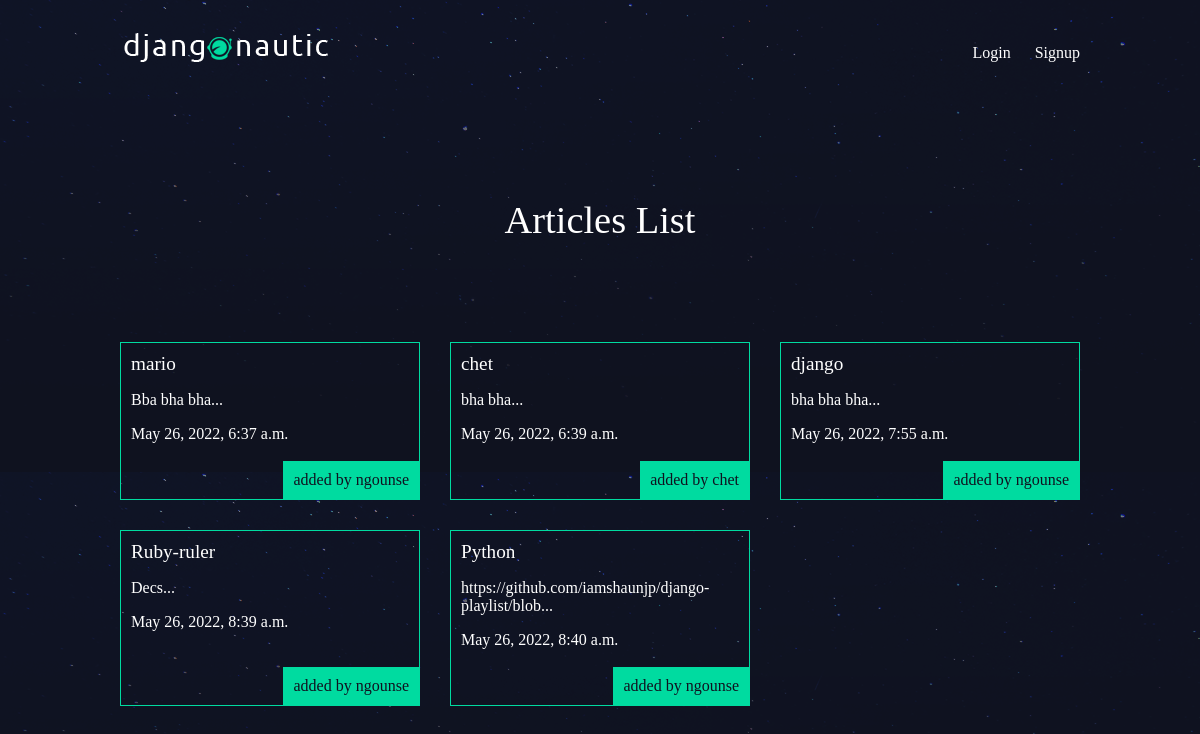
The app's page /articles/ with its own data.
### articles/models.py (models this page shows, shortened)
class Article(models.Model):
    title = models.CharField(max_length=100)
    slug = models.SlugField()
    body = models.TextField()
    date = models.DateTimeField(auto_now_add=True)
    thumb = models.ImageField(default='default.png', blank=True)
    author = models.ForeignKey(User, default=None, on_delete=models.CASCADE)
    def snippet(self):
        return self.body[:50] + '...'

### articles/views.py (the view)
# urls.py: path('', views.article_list, name="list"),
def article_list(request):
    articles = Article.objects.all().order_by('date')
    return render(request, 'articles/article_list.html' ,{'articles' : articles})

### articles/templates/articles/article_list.html
{% extends 'base_layout.html' %} {% block content%}
<h1>Articles List</h1>
<div class="articles">
  {% for article in articles %}
  <div class="article">
    <h2>
      <a href="{% url 'articles:detail' slug=article.slug %}"
        >{{ article.title }}</a
      >
    </h2>
    <p>{{ article.snippet }}</p>
    <p>{{ article.date }}</p>
    <p class="author">added by {{ article.author.username }}</p>
  </div>
  {% endfor %}
</div>
{% endblock %}

### templates/base_layout.html (shortened to what this page needs)
{% load static %}
<!DOCTYPE html>
<html>
  <head>
    <link rel="stylesheet" href="{% static 'css/styles.css' %}" />
  </head>
  <body>
    <header class="wrapper">
      <h1>
        <a href="{% url 'home' %}"
          ><img src="{% static 'logo.png' %}" alt="djangonautic"
        /></a>
      </h1>
      <nav>
        <ul>
          {% if user.is_authenticated %}
          <li>
            <form
              class="logout-link"
              action="{% url 'accounts:logout' %}"
              method="post"
            >
              {% csrf_token %}
              <button type="submit">Logout</button>
            </form>
          </li>
          <li>
            <a href="{% url 'articles:create' %}" class="highlight"
              >New Article</a
            >
          </li>
          {% else %}
          <li><a href="{% url 'accounts:login' %}">Login</a></li>
          <li><a href="{% url 'accounts:signup' %}">Signup</a></li>
          {% endif %}
        </ul>
      </nav>
    </header>
    <div class="wrapper">{% block content %} {% endblock %}</div>
  </body>
</html>

### assets/css/styles.css (style rules this page uses)
body { background-color: #0f121f; background-image: url(/static/stars.png); background-repeat-y: no-repeat; color: #fff; }
body * { font-family: Ubuntu; }
h1, h2, h3, h4, h5 { font-weight: normal; margin: 0; }
a, a:hover, a:visited { color: #fff; text-decoration: none; }
.wrapper { max-width: 960px; margin: 0 auto; }
div.wrapper > h1 { text-align: center; margin: 100px auto; font-size: 2.4em; }
header { display: grid; grid-template-columns: 1fr 1fr; padding: 20px 0; }
nav { justify-self: end; }
nav li { display: inline-block; list-style-type: none; margin-left: 20px; }
.articles { display: grid; grid-template-columns: 1fr 1fr 1fr; grid-gap: 30px; }
.article { padding: 10px; border: 1px solid #00dba0; position: relative; padding-bottom: 40px; }
.article h2 { font-size: 1.2em; }
.article .author { padding: 10px; background: #00dba0; position: absolute; right: 0; bottom: 0; margin: 0; color: #0f121f; }

### records on screen
Article: title "mario", snippet "Bba bha bha...", date "May 26, 2022, 6:37 a.m.", author.username "ngounse"
Article: title "chet", snippet "bha bha...", date "May 26, 2022, 6:39 a.m.", author.username "chet"
Article: title "django", snippet "bha bha bha...", date "May 26, 2022, 7:55 a.m.", author.username "ngounse"
Article: title "Ruby-ruler", snippet "Decs...", date "May 26, 2022, 8:39 a.m.", author.username "ngounse"
Article: title "Python", snippet "https://github.com/iamshaunjp/django-playlist/blob...", date "May 26, 2022, 8:40 a.m.", author.username "ngounse"
